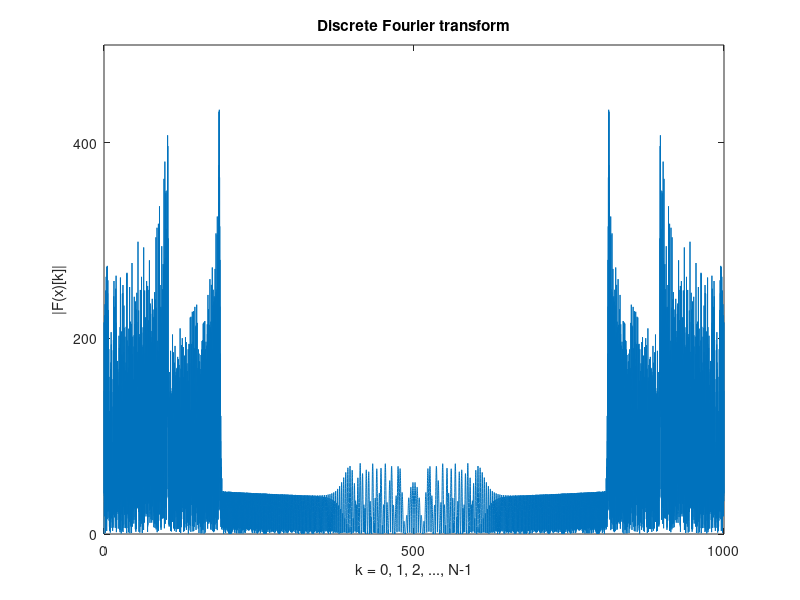

Here is the MATLAB script that generated this plot:
% dft.m
%%%%%%%%%%%%%%%%%%%%%%
fs=1000;
Ts=1/fs;
N=12000;
t=(0:N-1)*Ts;
s=sin(2*t.*(t-3).*(t-6).*(t-9).*(t-12));
%%%%%%%%%%%%%%%%%%%%
%
% discrete Fourier transform 
%
%%%%%%%%%%%%%%%%%%%%
hat = fft(s); 
g = abs(hat);
k = (0:N-1)*(100/N);
plot(k,g);
title('Discrete Fourier transform');
xlabel('k = 0, 1, 2, ..., N-1');
xticks([0 50 100])
xticklabels({'0','500','1000'})
ylabel('|F(x)[k]|');
yticks([0 200 400]);

